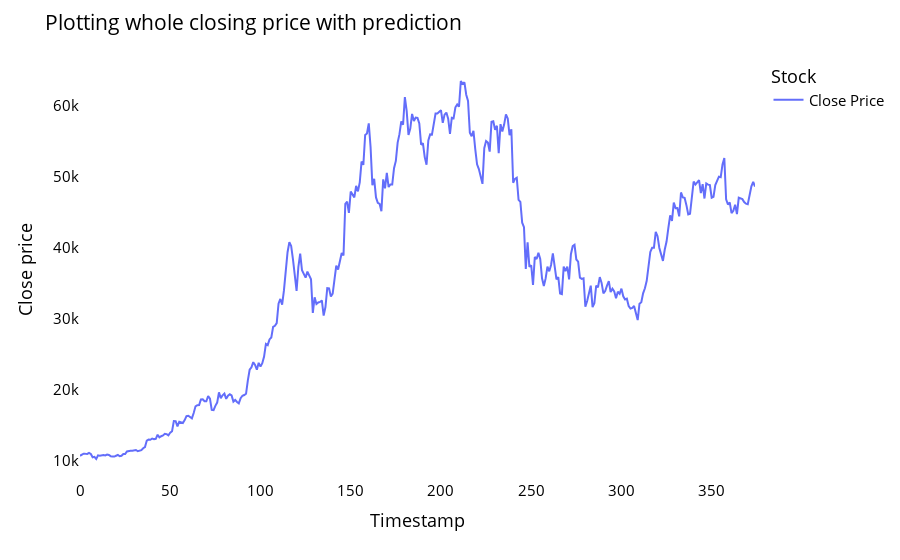

The notebook cell this image was saved under:
### Code cell
my_model=closedf.tolist()
my_model.extend((np.array(lst_output).reshape(-1,1)).tolist())
my_model=scaler.inverse_transform(my_model).reshape(1,-1).tolist()[0]

names = cycle(['Close Price'])

fig = px.line(my_model,labels={'value': 'Close price','index': 'Timestamp'})
fig.update_layout(title_text='Plotting whole closing price with prediction',
                  plot_bgcolor='white', font_size=15, font_color='black',legend_title_text='Stock')
fig.for_each_trace(lambda t:  t.update(name = next(names)))
fig.update_xaxes(showgrid=False)
fig.update_yaxes(showgrid=False)
fig.show()

### Figure 1 — Plotly figure (JSON) as saved in the notebook; plotly's stock layout.template omitted (floating-point values rounded to 4 significant figures; data arrays with more than 128 entries replaced by an {"elided": "..."} marker saying what was removed)
{"data": [{"hovertemplate": "variable=0<br>Timestamp=%{x}<br>Close price=%{y}<extra></extra>", "legendgroup": "0", "line": {"color": "#636efa", "dash": "solid"}, "marker": {"symbol": "circle"}, "mode": "lines", "name": "Close Price", "orientation": "v", "showlegend": true, "type": "scatter", "x": {"elided": "375 int values"}, "xaxis": "x", "y": {"elided": "375 float values"}, "yaxis": "y"}], "layout": {"font": {"color": "black", "size": 15}, "legend": {"title": {"text": "Stock"}, "tracegroupgap": 0}, "margin": {"t": 60}, "plot_bgcolor": "white", "title": {"text": "Plotting whole closing price with prediction"}, "xaxis": {"anchor": "y", "domain": [0, 1], "showgrid": false, "title": {"text": "Timestamp"}}, "yaxis": {"anchor": "x", "domain": [0, 1], "showgrid": false, "title": {"text": "Close price"}}}}
